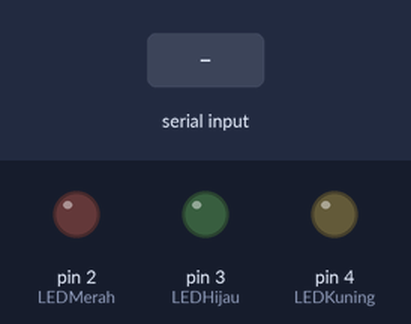
Bench run of a sketch on a simulated Arduino Uno, built with avr-gcc and run on an emulated ATmega328P. Shown: output pins drawn as LEDs (lit = HIGH). Inputs (shaded band) come from the test bench.

Above: at 1.2 s.
1.3 s: "M" received over the second serial link
At 2.0 s:
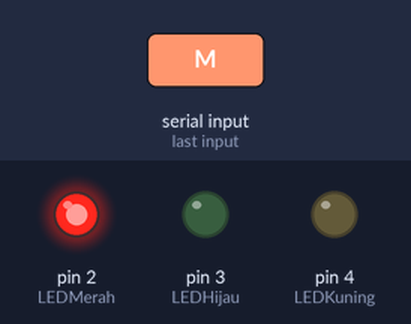
2.8 s: "H" received over the second serial link
At 3.1 s:
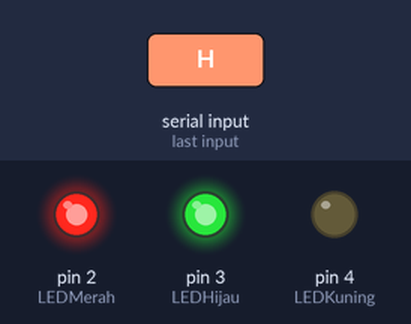
4.3 s: "K" received over the second serial link
At 5.5 s:
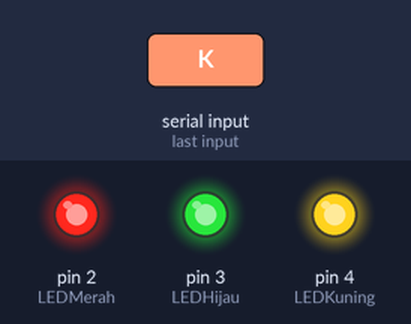
5.8 s: "N" received over the second serial link
At 6.6 s:
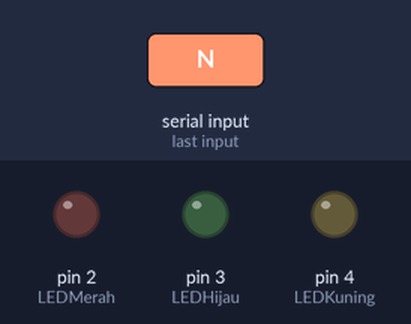
7.3 s: "H" received over the second serial link
At 7.8 s:
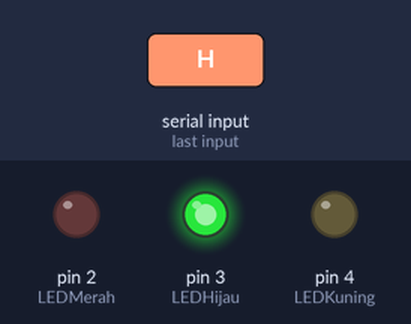
8.8 s: "K" received over the second serial link
At 10.1 s:
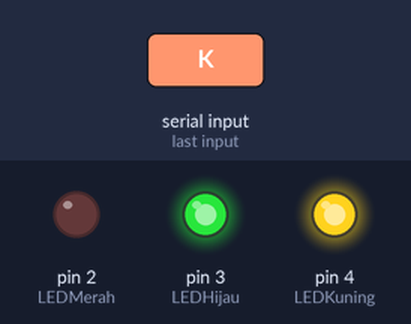
Timing chart, 0 to 11.3 s (numbered marks = the images above; inputs shaded):
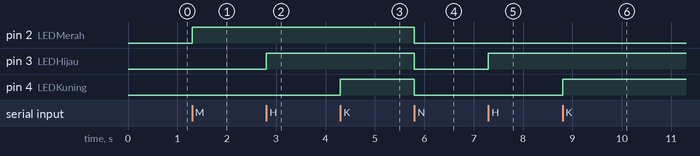

Measured:
- after the input at 1.3 s, pin 2 (LEDMerah): LOW → HIGH at once
- after the input at 2.8 s, pin 3 (LEDHijau): LOW → HIGH at once
- after the input at 4.3 s, pin 4 (LEDKuning): LOW → HIGH at once
- after the input at 5.8 s, pin 2 (LEDMerah), pin 3 (LEDHijau), pin 4 (LEDKuning): HIGH → LOW at once
- after the input at 7.3 s, pin 3 (LEDHijau): LOW → HIGH at once
- after the input at 8.8 s, pin 4 (LEDKuning): LOW → HIGH at once

The sketch:

kontrol_lampu_dengan_bluetooth_HC05.ino
```cpp
#include <SoftwareSerial.h>

const int LEDMerah = 2;
const int LEDHijau = 3;
const int LEDKuning = 4;

SoftwareSerial Bluetooth(6, 5);

int state = 0;

void setup(){
    Serial.begin(9600);
    Bluetooth.begin(9600);
    pinMode(LEDMerah, OUTPUT);
    pinMode(LEDHijau, OUTPUT);
    pinMode(LEDKuning, OUTPUT);
}

void loop(){
    if(Bluetooth.available()>0){
        state = Bluetooth.read();
        Serial.println("State = " + state);
        if(state == 'M'){
            digitalWrite(LEDMerah, HIGH);
            state = 0;
       }else if(state == 'H'){
           digitalWrite(LEDHijau, HIGH);
           state = 0;
       }else if(state == 'K'){
           digitalWrite(LEDKuning, HIGH);
           state = 0;
       }else if(state == 'N'){
           //untuk mematikan semua lampu
            digitalWrite(LEDMerah, LOW);
            digitalWrite(LEDHijau, LOW);
            digitalWrite(LEDKuning, LOW);
            state = 0;
       }
    }
}
```
